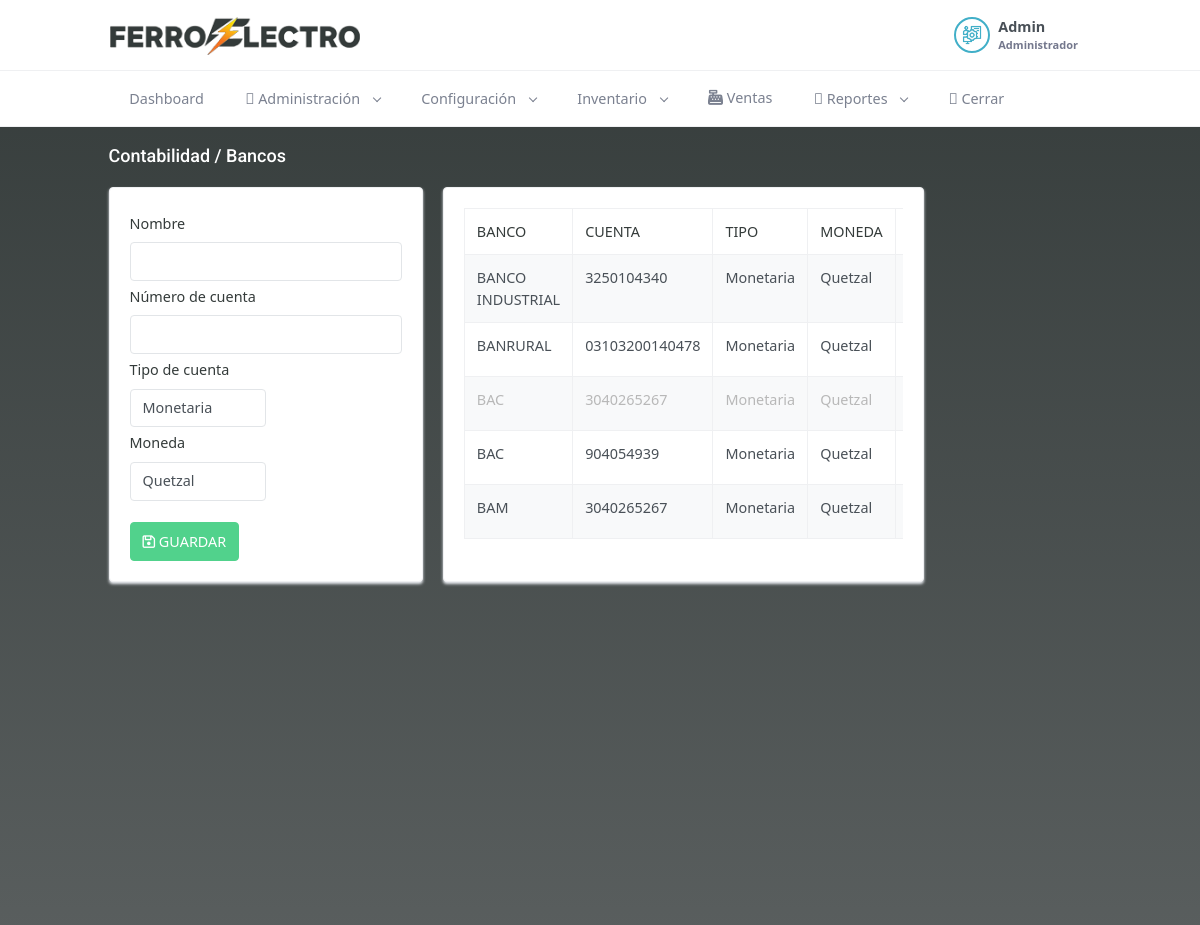
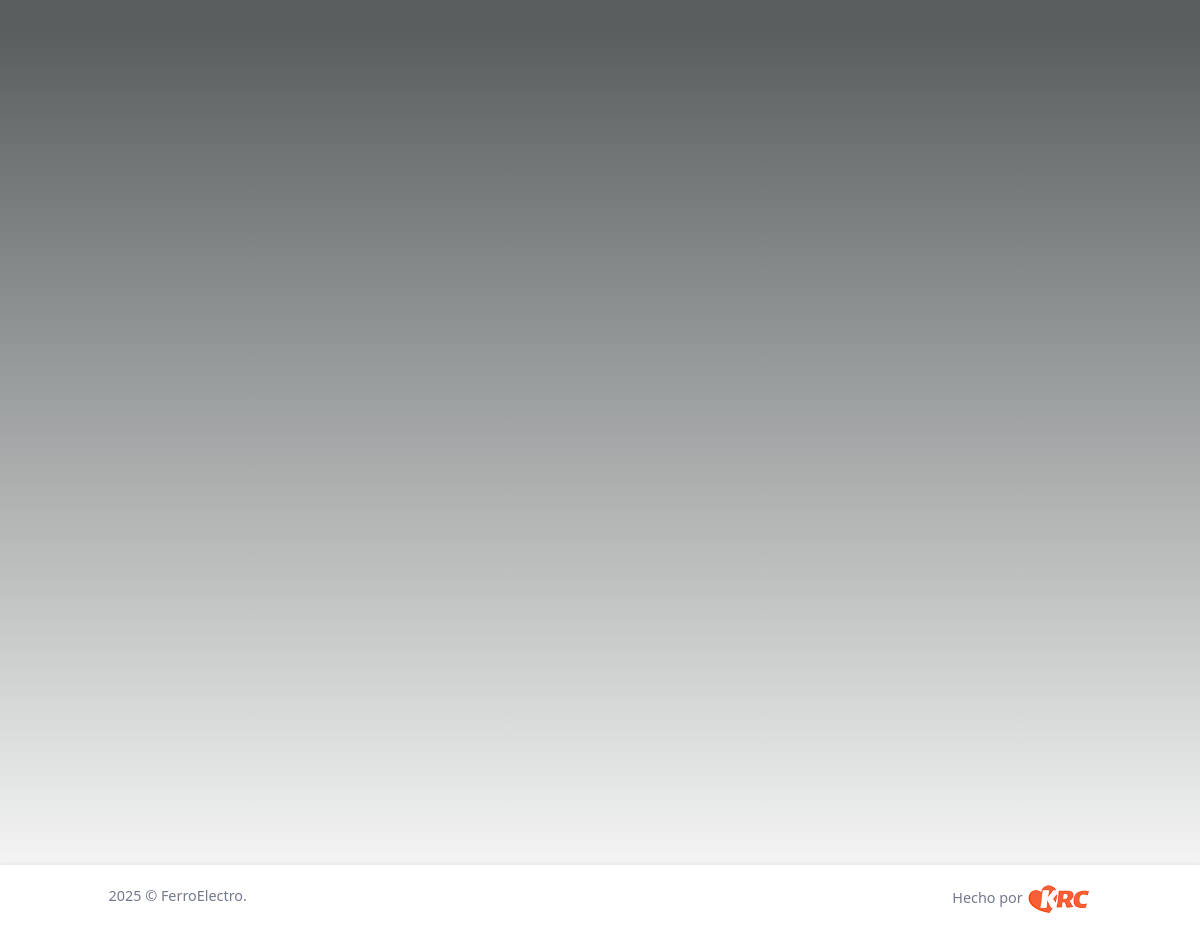
Screenshot of /index.php/contabilidad/bancos (signed in) with the database file from the repository (2 pictures, top to bottom).
### tables this page shows
CREATE TABLE `bancos` (
  `id` int(11) NOT NULL,
  `nombre_banco` varchar(300) NOT NULL,
  `cuenta` varchar(30) NOT NULL,
  `tipo_cuenta` int(11) NOT NULL,
  `monedaid` int(11) NOT NULL,
  `saldo_inicial` float(10,2) NOT NULL DEFAULT 0.00,
  `cuenta_contable_id` int(11) NOT NULL,
  `logo` varchar(30) NOT NULL,
  `status` int(11) NOT NULL DEFAULT 1
);

CREATE TABLE `monedas` (
  `id` int(11) NOT NULL,
  `moneda` varchar(50) NOT NULL,
  `simbolo` varchar(10) NOT NULL,
  `status` int(11) NOT NULL DEFAULT 1
);

### application/controllers/contabilidad/Bancos.php (called while the page is built, shortened)
<?php
class Bancos  extends CI_Controller {
	public function index()
	{
        $d['title'] = 'Contabilidad';
        $h['title'] =  $d['title'];
		$d['msg'] = '';
		$d['monedas'] = $this->model->all_monedas_all_status();
		$d['bancos'] = $this->model->all_bancos();
        $this->load->view('header_view', $h);
		$this->load->view('contabilidad/bancos_view', $d);
        $this->load->view('footer_view', $h);
    }
}

### index.php (called while the page is built, shortened)
<?php
require_once BASEPATH.'core/CodeIgniter.php';

### application/models/Model.php (called while the page is built, shortened)
<?php
class Model extends CI_Model
{
  public function all_monedas_all_status(){
    $q= $this
        ->db
        ->select('*')
	      ->from('monedas')
        ->get();
    if($q->num_rows() > 0) {
      return $q->result_array();
    }
    return array();
  }
  public function all_bancos(){
    $str = 'bancos.id idbanco, bancos.nombre_banco, bancos.cuenta, bancos.tipo_cuenta, bancos.monedaid, bancos.saldo_inicial, bancos.logo, bancos.status, ';
    $str .= 'monedas.id idmoneda, monedas.moneda, monedas.simbolo, monedas.status statusmoneda';
    $q= $this
        ->db
        ->select($str)
	      ->from('bancos')
        ->join('monedas', 'monedas.id = bancos.monedaid')
        ->get();
    if($q->num_rows() > 0) {
      return $q->result_array();
    }
    return array();
  }
}

### application/views/contabilidad/bancos_view.php (the view, shortened to what this page needs)
<div class="main-content">
    <div class="page-content">
        <div class="container-fluid">
            <div class="row">
                <div class="col-12">
                    <div class="page-title-box d-flex align-items-center justify-content-between">
                        <h4 class="mb-0"><?= $title . ' / Bancos' ?></h4>
                    </div>
                </div>
            </div>
            <div class="row">
                <div class="col-xl-4">
                    <div class="card card-h-100">
                        <div class="card-body">
                            <form method="POST" class="form">
                                <div class="form-group">
                                    <label for="nombre">Nombre</label>
                                    <input type="text" class="form-control" name="banco" required="true" autocomplete="off">
                                </div>
                                <div class="form-group">
                                    <label for="nombre">Número de cuenta</label>
                                    <input type="text" class="form-control" name="cuenta" required="true" autocomplete="off">
                                </div>
                                <div class="form-group" style="width: 50%;">
                                    <label for="nombre">Tipo de cuenta</label>
                                    <select name="tipo" class="form-control">
                                        <option value="1">Monetaria</option>
                                    </select>
                                </div>
                                <div class="form-group" style="width: 50%;">
                                    <label for="nombre">Moneda</label>
                                    <select name="moneda" class="form-control">
                                        <?php
                                        foreach($monedas as $m){
                                        ?>
                                        <option value="<?= $m['id'] ?>"><?= $m['moneda'] ?></option>
                                        <?php
                                        }
                                        ?>
                                    </select>
                                </div>
                                <br>
                                <div class="form-group">
                                    <button class="btn btn-success" type="submit" name="guardar"><i class="fa fa-save"></i> GUARDAR</button>
                                </div>
                            </form>
                        </div>
                    </div>
                </div>
                <div class="col-xl-6">
                    <div class="card card-h-100">
                        <div class="card-body">
                            <div class="table-responsive">
                                <table class="table table-striped table-bordered table-condensed table-hovered" style="width:100%">
                                    <thead>
                                        <tr>
                                            <th>BANCO</th>
                                            <th>CUENTA</th>
                                            <th>TIPO</th>
                                            <th>MONEDA</th>
                                            <th class="no-print"></th>
                                        </tr>
                                    </thead>
                                    <tbody>
                                        <?php
                                        foreach($bancos as $b){
                                        ?>
                                        <tr <?= ($b['status'] == 0)?'style="color: #b8b8b8;"':'' ?>>
                                            <td><?= $b['nombre_banco'] ?></td>
                                            <td><?= $b['cuenta'] ?></td>
                                            <td>
                                                <?php
                                                if($b['tipo_cuenta'] == 1){
                                                    echo "Monetaria";
                                                }elseif($b['tipo_cuenta'] == 2){
                                                    echo "Ahorros";
                                                }
                                                ?>
                                            </td>
                                            <td><?= $b['moneda'] ?></td>
                                            <?php
                                            if($b['status'] == 0){
                                            ?>
                                            <td class="no-print" style="text-align: center; width: 50px;">
                                            </td>
                                            <?php
                                            }else{
                                            ?>
                                            <td class="no-print" style="text-align: center; width: 40px;">
                                            </td>
                                            <?php
                                            }
                                            ?>
                                        </tr>
                                        <?php
                                        }
                                        ?>
                                    </tbody>
                                </table>
                            </div>
                        </div>
                    </div>
                </div>
            </div>
        </div>
    </div>

### assets/login/css/login.css (style rules this page uses)
#bodyall { background: #343b3a; background: -moz-linear-gradient(180deg, #343b3a 0%, #5a5f5f 52%, rgba(255,255,255,1) 100%); background: -webkit-linear-gradient(180deg, #343b3a 0%, #5a5f5f 52%, rgba(255,255,255,1) 100%); background: linear-gradient(180deg, #343b3a 0%, #5a5f5f 52%, rgba(255,255,255,1) 100%); filter: progid:DXImageTransform.Microsoft.gradient(startColorstr="#343b3a",endColorstr="#ffffff",GradientType=1); }
.page-title-box > h4 { color: #fff !important; }
label, th { color: #343b3a; }

### application/views/header_view.php (style rules this page uses)
label { margin-top: 5px; }

### rows the page displays
bancos: nombre_banco "BANCO INDUSTRIAL", cuenta "3250104340", tipo_cuenta "Monetaria", monedaid.moneda "Quetzal"
bancos: nombre_banco "BANRURAL", cuenta "03103200140478", tipo_cuenta "Monetaria", monedaid.moneda "Quetzal"
bancos: nombre_banco "BAC", cuenta "3040265267", tipo_cuenta "Monetaria", monedaid.moneda "Quetzal"
bancos: nombre_banco "BAC", cuenta "904054939", tipo_cuenta "Monetaria", monedaid.moneda "Quetzal"
bancos: nombre_banco "BAM", cuenta "3040265267", tipo_cuenta "Monetaria", monedaid.moneda "Quetzal"

### other values shown
$_SESSION['nombre'] "Admin"
$_SESSION['rolname'] "Administrador"
$title "Contabilidad"
form field moneda "Quetzal"
